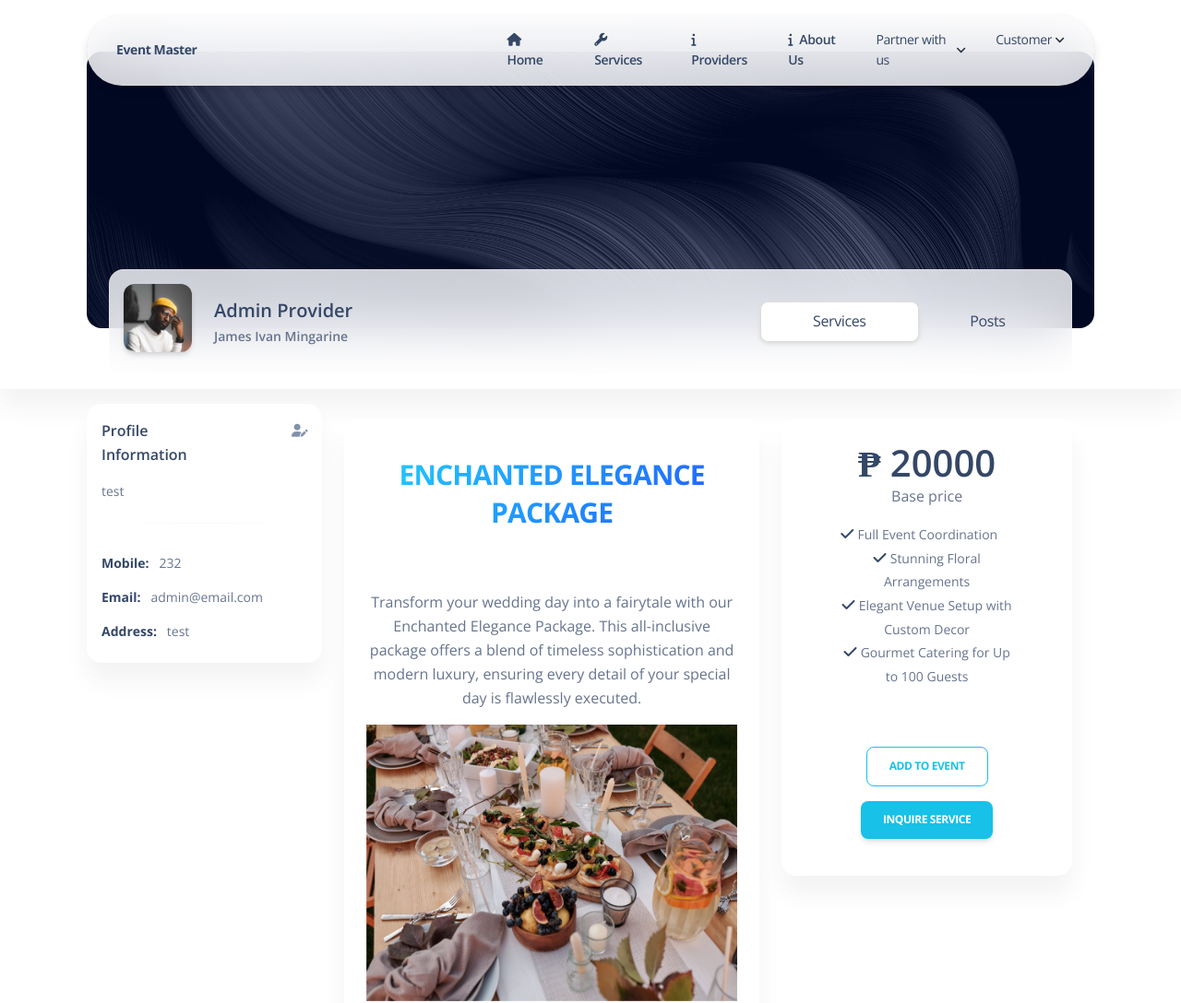
Page /service-provider/1/ (upper part) on the earlier database version.
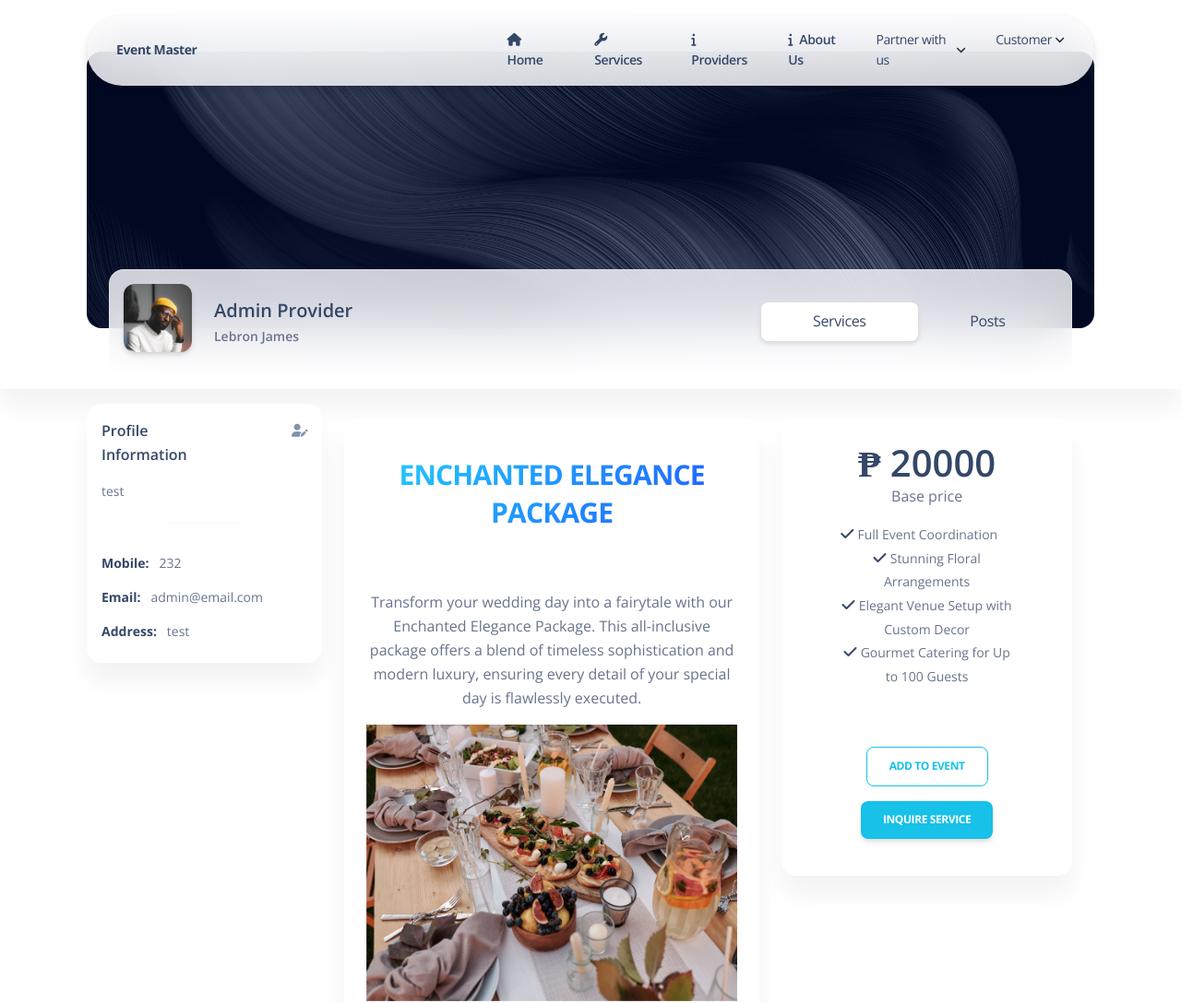
Same page on the later database version.
### base/models.py (models this page shows, shortened)
class ServiceProvider(models.Model):
    user = models.OneToOneField(User, on_delete=models.CASCADE)
    name = models.CharField(max_length=100)
    logo = models.FileField(upload_to='service_providers', null = True, blank = True, default='/default_logo2.jpg')
    desc = models.TextField(max_length=500, null = True, blank = True)
    contact_number = models.CharField(max_length=11, null = True, blank = True)
    address = models.CharField(max_length=255, null = True, blank = True)

### base/views.py (the view)
# urls.py: path('service-provider/<int:provider_id>/', views.service_provider, name='service-provider'),
def service_provider(request, provider_id):
    user = User.objects.get(id=provider_id)
    provider = get_object_or_404(ServiceProvider, user=user)
    services = Service.objects.filter(provider=provider).prefetch_related('images')
    service_posts = ServicePost.objects.filter(created_by=provider).prefetch_related('comments', 'images')
    for service in services:
        inclusions_list = service.inclusions.split(',') if service.inclusions else []
        service.inclusions_list = [inclusion.strip() for inclusion in inclusions_list]
    context = {
        'provider': provider,
        'services': services,
        'service_posts': service_posts
    }
    return render(request, 'base/provider/home.html', context)

### base/templates/base/provider/home.html (shortened to what the changed rows need)
<!DOCTYPE html>
<html lang="en" itemscope itemtype="http://schema.org/WebPage">
<head>
  <link href="/static/assets/css/nucleo-icons.css" rel="stylesheet" />
  <link href="/static/assets/css/nucleo-svg.css" rel="stylesheet" />
  <link href="/static/assets/css/nucleo-svg.css" rel="stylesheet" />
  <link id="pagestyle" href="/static/assets/css/soft-design-system.css?v=1.0.9" rel="stylesheet" />
  <link rel="stylesheet" href="https://cdnjs.cloudflare.com/ajax/libs/font-awesome/6.6.0/css/all.min.css"
 />
    <link rel="stylesheet" href="https://cdn.jsdelivr.net/npm/@splidejs/splide@latest/dist/css/splide.min.css">
</head>
<body class="index-page">
  <section class="pt-3 pb-4" id="count-stats">
    <div class="p-3 shadow-blur">
      <div class="container">
        <div class="card card-body blur mx-4 mt-n6 overflow-hidden">
          <div class="row gx-4">
            <div class="col-auto my-auto">
              <div class="h-100">
                <h5 class="mb-1">{{ provider.name }}</h5>
                <p class="mb-0 font-weight-bold text-sm text-capitalize">
                  {{ provider.user.first_name }} {{ provider.user.last_name}}
                </p>
              </div>
            </div>
          </div>
        </div>
      </div>
    </div>
    <div class="container">
      <div class="row mt-3">
        <div class="col-12 col-md-6 col-xl-3 mt-md-0 mt-4 d-none d-sm-block">
          <div class="card h-auto">
            <div class="card-body p-3">
              <p class="text-sm">{{ provider.desc }}</p>
              <hr class="horizontal gray-light my-4" />
              <ul class="list-group">
                <li class="list-group-item border-0 ps-0 text-sm">
                  <strong class="text-dark">Mobile:</strong> &nbsp; {{ provider.contact_number }}
                </li>
                <li class="list-group-item border-0 ps-0 text-sm">
                  <strong class="text-dark">Email:</strong> &nbsp; {{ provider.user.email }}
                </li>
                <li class="list-group-item border-0 ps-0 text-sm">
                  <strong class="text-dark">Address:</strong> &nbsp; {{ provider.address }}
                </li>
              </ul>
            </div>
          </div>
        </div>
      </div>
    </div>
  </section>
</body>
</html>

Differences in the rows shown:
changed through a linked row, ServiceProvider "Admin Provider": user.first_name "James Ivan" → "Lebron"; user.last_name "Mingarine" → "James"
